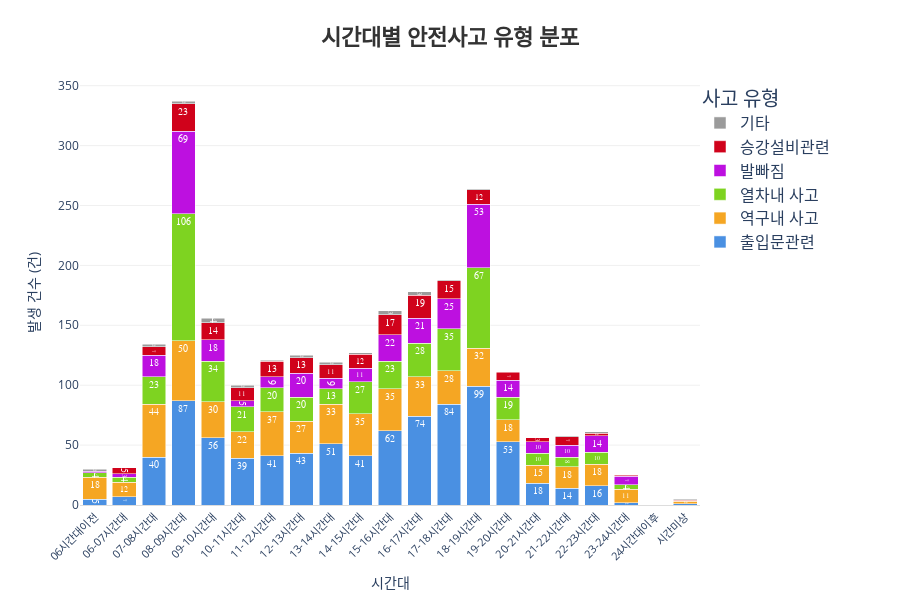

The cell this chart's notebook holds for it:
### Code cell
# ---------------------------------------------------------
# [1] 데이터 전처리 (오류 해결: '미상' 데이터 처리)
# ---------------------------------------------------------
df = safety_df.copy()

# 1. 시간 숫자 추출 ('13:40:00' -> 13)
#    - '미상' 같은 문자가 있으면 NaN(결측치)으로 변환됩니다.
df['시_임시'] = pd.to_numeric(
    df['발생시간'].astype(str).str.split(':').str[0], 
    errors='coerce'
).fillna(-1).astype(int) # NaN은 -1로 채우고 정수로 변환

# 2. 포맷 매핑 함수 (승하차 데이터 포맷과 통일)
def map_to_subway_time(h):
    if h == -1: return '시간미상' # '미상' 데이터 처리
    if h < 6: return '06시간대이전'
    if h >= 24: return '24시간대이후'
    return f"{h:02d}-{h+1:02d}시간대"

# 3. 적용
df['시간대구분'] = df['시_임시'].apply(map_to_subway_time)

# ---------------------------------------------------------
# [2] 데이터 집계
# ---------------------------------------------------------
# X축 순서 지정 (시간 순서대로 정렬)
time_order = [
    '06시간대이전', '06-07시간대', '07-08시간대', '08-09시간대', '09-10시간대',
    '10-11시간대', '11-12시간대', '12-13시간대', '13-14시간대', '14-15시간대',
    '15-16시간대', '16-17시간대', '17-18시간대', '18-19시간대', '19-20시간대',
    '20-21시간대', '21-22시간대', '22-23시간대', '23-24시간대', '24시간대이후',
    '시간미상'
]

# 그룹핑 (시간대구분 x 사고유형)
df_counts = df.groupby(['시간대구분', '사고유형']).size().reset_index(name='건수')


custom_colors = [
    '#4A90E2', # 선명한 블루 (출입문) - 가장 많음, 명확함
    '#F5A623', # 따뜻한 오렌지 (발빠짐) - 주의, 눈에 띔
    '#7ED321', # 싱그러운 그린 (승강설비) - 안정감, 보색 대비
    '#BD10E0', # 차분한 퍼플 (열차내) - 고급스러움
    '#D0021B', # 강조 레드 (역구내) - 경고, 포인트
    '#9B9B9B', # 중립 그레이 (기타) - 배경 역할
    '#50E3C2', # 민트 (추가 대비용)
    '#B8E986'  # 라임 (추가 대비용)
]

# 사고 유형별 총 건수를 구해 정렬 (많은 순서대로 쌓기 위함)
sorted_types = df_counts.groupby('사고유형')['건수'].sum().sort_values(ascending=False).index.tolist()

# ---------------------------------------------------------
# [3] 시각화 생성
# ---------------------------------------------------------
fig = go.Figure()

for i, accident_type in enumerate(sorted_types):
    subset = df_counts[df_counts['사고유형'] == accident_type]
    
    # 색상 순환 적용
    color = custom_colors[i % len(custom_colors)]
    
    # [디테일] 건수가 너무 적으면(2건 미만) 텍스트 숨기기 (깔끔함 유지)
    text_labels = [str(c) if c >= 2 else '' for c in subset['건수']]

    fig.add_trace(go.Bar(
        x=subset['시간대구분'],
        y=subset['건수'],
        name=accident_type,
        marker_color=color,
        
        # 텍스트 설정
        text=text_labels,
        textposition='inside', # 막대 안에 넣기
        textfont=dict(
            family="Malgun Gothic",
            size=10,
            color='white' # 파란 배경이므로 흰색 글씨로 통일 (깔끔함)
        ),
        
        # 마우스 오버 툴팁 (상세 정보는 여기서 확인)
        hovertemplate='<b>%{x}</b><br>' +
                      '유형: %{data.name}<br>' +
                      '건수: %{y}건<extra></extra>'
    ))

# ---------------------------------------------------------
# [4] 레이아웃 설정 (깔끔하게 정리)
# ---------------------------------------------------------
fig.update_layout(
    title=dict(
        text="<b>시간대별 안전사고 유형 분포</b>",
        x=0.5, y=0.95,
        font=dict(size=22, family="Malgun Gothic", color='#333')
    ),
    xaxis=dict(
        title="시간대",
        categoryorder='array',
        categoryarray=time_order,
        tickangle=-45,
        tickfont=dict(size=11),
        linecolor='#ddd' # 축 라인 연하게
    ),
    yaxis=dict(
        title="발생 건수 (건)",
        gridcolor='#f0f0f0', # 격자 아주 연하게
        zeroline=False
    ),
    # 범례 우측 배치
    legend=dict(
        title=dict(text="사고 유형", font=dict(size=20)), # 범례 제목 크기
        font=dict(size=16),       # ★ 범례 항목 글자 크기 (여기 숫자를 조절하세요)
        orientation="v",
        yanchor="top", y=1,
        xanchor="left", x=1.0,    # ★ 좌우 위치 (1.02 -> 1.0으로 수정, 더 줄이면 0.9...)
        bgcolor='rgba(255,255,255,0.5)'
    ),
    barmode='stack', # 누적 막대
    template="plotly_white", # 흰색 배경
    margin=dict(r=200, t=80), # 여백 조정
    height=600
)

fig.show()

### Figure 1 — Plotly figure (JSON) as saved in the notebook; plotly's stock layout.template omitted (floating-point values rounded to 4 significant figures)
{"data": [{"hovertemplate": "<b>%{x}</b><br>유형: %{data.name}<br>건수: %{y}건<extra></extra>", "marker": {"color": "#4A90E2"}, "name": "출입문관련", "text": ["7", "5", "40", "87", "56", "39", "41", "43", "51", "41", "62", "74", "84", "99", "53", "18", "14", "16", "2", ""], "textfont": {"color": "white", "family": "Malgun Gothic", "size": 10}, "textposition": "inside", "type": "bar", "x": ["06-07시간대", "06시간대이전", "07-08시간대", "08-09시간대", "09-10시간대", "10-11시간대", "11-12시간대", "12-13시간대", "13-14시간대", "14-15시간대", "15-16시간대", "16-17시간대", "17-18시간대", "18-19시간대", "19-20시간대", "20-21시간대", "21-22시간대", "22-23시간대", "23-24시간대", "시간미상"], "y": [7, 5, 40, 87, 56, 39, 41, 43, 51, 41, 62, 74, 84, 99, 53, 18, 14, 16, 2, 1]}, {"hovertemplate": "<b>%{x}</b><br>유형: %{data.name}<br>건수: %{y}건<extra></extra>", "marker": {"color": "#F5A623"}, "name": "역구내 사고", "text": ["12", "18", "44", "50", "30", "22", "37", "27", "33", "35", "35", "33", "28", "32", "18", "15", "18", "18", "11", "2"], "textfont": {"color": "white", "family": "Malgun Gothic", "size": 10}, "textposition": "inside", "type": "bar", "x": ["06-07시간대", "06시간대이전", "07-08시간대", "08-09시간대", "09-10시간대", "10-11시간대", "11-12시간대", "12-13시간대", "13-14시간대", "14-15시간대", "15-16시간대", "16-17시간대", "17-18시간대", "18-19시간대", "19-20시간대", "20-21시간대", "21-22시간대", "22-23시간대", "23-24시간대", "시간미상"], "y": [12, 18, 44, 50, 30, 22, 37, 27, 33, 35, 35, 33, 28, 32, 18, 15, 18, 18, 11, 2]}, {"hovertemplate": "<b>%{x}</b><br>유형: %{data.name}<br>건수: %{y}건<extra></extra>", "marker": {"color": "#7ED321"}, "name": "열차내 사고", "text": ["4", "4", "23", "106", "34", "21", "20", "20", "13", "27", "23", "28", "35", "67", "19", "10", "8", "10", "4"], "textfont": {"color": "white", "family": "Malgun Gothic", "size": 10}, "textposition": "inside", "type": "bar", "x": ["06-07시간대", "06시간대이전", "07-08시간대", "08-09시간대", "09-10시간대", "10-11시간대", "11-12시간대", "12-13시간대", "13-14시간대", "14-15시간대", "15-16시간대", "16-17시간대", "17-18시간대", "18-19시간대", "19-20시간대", "20-21시간대", "21-22시간대", "22-23시간대", "23-24시간대"], "y": [4, 4, 23, 106, 34, 21, 20, 20, 13, 27, 23, 28, 35, 67, 19, 10, 8, 10, 4]}, {"hovertemplate": "<b>%{x}</b><br>유형: %{data.name}<br>건수: %{y}건<extra></extra>", "marker": {"color": "#BD10E0"}, "name": "발빠짐", "text": ["3", "", "18", "69", "18", "5", "9", "20", "9", "11", "22", "21", "25", "53", "14", "10", "10", "14", "7"], "textfont": {"color": "white", "family": "Malgun Gothic", "size": 10}, "textposition": "inside", "type": "bar", "x": ["06-07시간대", "06시간대이전", "07-08시간대", "08-09시간대", "09-10시간대", "10-11시간대", "11-12시간대", "12-13시간대", "13-14시간대", "14-15시간대", "15-16시간대", "16-17시간대", "17-18시간대", "18-19시간대", "19-20시간대", "20-21시간대", "21-22시간대", "22-23시간대", "23-24시간대"], "y": [3, 1, 18, 69, 18, 5, 9, 20, 9, 11, 22, 21, 25, 53, 14, 10, 10, 14, 7]}, {"hovertemplate": "<b>%{x}</b><br>유형: %{data.name}<br>건수: %{y}건<extra></extra>", "marker": {"color": "#D0021B"}, "name": "승강설비관련", "text": ["5", "7", "23", "14", "11", "13", "13", "11", "12", "17", "19", "15", "12", "7", "3", "7", "2", "", ""], "textfont": {"color": "white", "family": "Malgun Gothic", "size": 10}, "textposition": "inside", "type": "bar", "x": ["06-07시간대", "07-08시간대", "08-09시간대", "09-10시간대", "10-11시간대", "11-12시간대", "12-13시간대", "13-14시간대", "14-15시간대", "15-16시간대", "16-17시간대", "17-18시간대", "18-19시간대", "19-20시간대", "20-21시간대", "21-22시간대", "22-23시간대", "23-24시간대", "시간미상"], "y": [5, 7, 23, 14, 11, 13, 13, 11, 12, 17, 19, 15, 12, 7, 3, 7, 2, 1, 1]}, {"hovertemplate": "<b>%{x}</b><br>유형: %{data.name}<br>건수: %{y}건<extra></extra>", "marker": {"color": "#9B9B9B"}, "name": "기타", "text": ["2", "2", "2", "4", "2", "", "2", "2", "", "3", "3", "", "", "", "", ""], "textfont": {"color": "white", "family": "Malgun Gothic", "size": 10}, "textposition": "inside", "type": "bar", "x": ["06시간대이전", "07-08시간대", "08-09시간대", "09-10시간대", "10-11시간대", "11-12시간대", "12-13시간대", "13-14시간대", "14-15시간대", "15-16시간대", "16-17시간대", "17-18시간대", "18-19시간대", "21-22시간대", "22-23시간대", "시간미상"], "y": [2, 2, 2, 4, 2, 1, 2, 2, 1, 3, 3, 1, 1, 1, 1, 1]}], "layout": {"barmode": "stack", "height": 600, "legend": {"bgcolor": "rgba(255,255,255,0.5)", "font": {"size": 16}, "orientation": "v", "title": {"font": {"size": 20}, "text": "사고 유형"}, "x": 1, "xanchor": "left", "y": 1, "yanchor": "top"}, "margin": {"r": 200, "t": 80}, "title": {"font": {"color": "#333", "family": "Malgun Gothic", "size": 22}, "text": "<b>시간대별 안전사고 유형 분포</b>", "x": 0.5, "y": 0.95}, "xaxis": {"categoryarray": ["06시간대이전", "06-07시간대", "07-08시간대", "08-09시간대", "09-10시간대", "10-11시간대", "11-12시간대", "12-13시간대", "13-14시간대", "14-15시간대", "15-16시간대", "16-17시간대", "17-18시간대", "18-19시간대", "19-20시간대", "20-21시간대", "21-22시간대", "22-23시간대", "23-24시간대", "24시간대이후", "시간미상"], "categoryorder": "array", "linecolor": "#ddd", "tickangle": -45, "tickfont": {"size": 11}, "title": {"text": "시간대"}}, "yaxis": {"gridcolor": "#f0f0f0", "title": {"text": "발생 건수 (건)"}, "zeroline": false}}}
